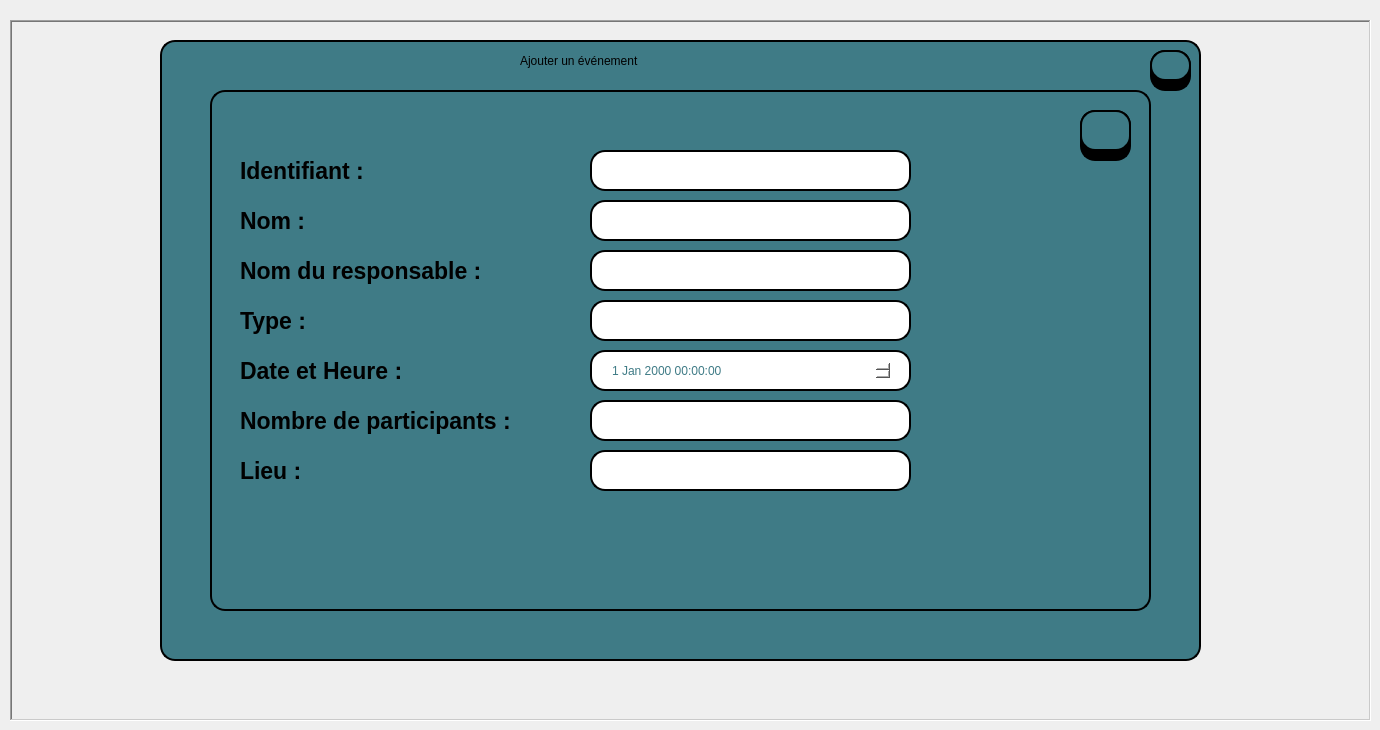
     <widget class="QWidget" name="tab_2">
      <attribute name="title">
       <string>Page</string>
      </attribute>
      <widget class="QLabel" name="label_21">
       <property name="geometry">
        <rect>
         <x>10</x>
         <y>20</y>
         <width>1361</width>
         <height>701</height>
        </rect>
       </property>
       <property name="font">
        <font>
         <pointsize>1</pointsize>
        </font>
       </property>
       <property name="frameShape">
        <enum>QFrame::Shape::WinPanel</enum>
       </property>
       <property name="frameShadow">
        <enum>QFrame::Shadow::Sunken</enum>
       </property>
       <property name="lineWidth">
        <number>2</number>
       </property>
       <property name="midLineWidth">
        <number>0</number>
       </property>
       <property name="text">
        <string/>
       </property>
      </widget>
      <widget class="QTableView" name="tableView_5">
       <property name="geometry">
        <rect>
         <x>160</x>
         <y>40</y>
         <width>1041</width>
         <height>621</height>
        </rect>
       </property>
       <property name="styleSheet">
        <string notr="true">background-color: rgb(63, 123, 134);
border: 2px solid #000000;
border-radius: 15px;</string>
       </property>
      </widget>
      <widget class="QTableView" name="tableView_6">
       <property name="geometry">
        <rect>
         <x>210</x>
         <y>90</y>
         <width>941</width>
         <height>521</height>
        </rect>
       </property>
       <property name="styleSheet">
        <string notr="true">background-color: rgb(63, 123, 134);
border: 2px solid #000000;
border-radius: 15px;</string>
       </property>
      </widget>
      <widget class="QLabel" name="label_14">
       <property name="geometry">
        <rect>
         <x>240</x>
         <y>150</y>
         <width>181</width>
         <height>41</height>
        </rect>
       </property>
       <property name="font">
        <font>
         <family>Segoe UI</family>
         <pointsize>17</pointsize>
         <italic>false</italic>
         <bold>true</bold>
        </font>
       </property>
       <property name="text">
        <string>Identifiant :</string>
       </property>
      </widget>
      <widget class="QLabel" name="label_22">
       <property name="geometry">
        <rect>
         <x>520</x>
         <y>40</y>
         <width>471</width>
         <height>41</height>
        </rect>
       </property>
       <property name="styleSheet">
        <string notr="true">font: 600 22pt &quot;Segoe UI&quot;;
color: rgb(0, 0, 0);</string>
       </property>
       <property name="text">
        <string>Ajouter un événement</string>
       </property>
      </widget>
      <widget class="QLineEdit" name="lineEdit_id">
       <property name="geometry">
        <rect>
         <x>590</x>
         <y>150</y>
         <width>321</width>
         <height>41</height>
        </rect>
       </property>
       <property name="autoFillBackground">
        <bool>false</bool>
       </property>
       <property name="styleSheet">
        <string notr="true">border: 2px solid #000000;
border-radius: 15px;
background-color: rgb(255, 255, 255);</string>
       </property>
       <property name="readOnly">
        <bool>false</bool>
       </property>
      </widget>
      <widget class="QLabel" name="label_23">
       <property name="geometry">
        <rect>
         <x>240</x>
         <y>200</y>
         <width>181</width>
         <height>41</height>
        </rect>
       </property>
       <property name="font">
        <font>
         <family>Segoe UI</family>
         <pointsize>17</pointsize>
         <italic>false</italic>
         <bold>true</bold>
        </font>
       </property>
       <property name="text">
        <string>Nom :</string>
       </property>
      </widget>
      <widget class="QLabel" name="label_24">
       <property name="geometry">
        <rect>
         <x>240</x>
         <y>250</y>
         <width>381</width>
         <height>41</height>
        </rect>
       </property>
       <property name="font">
        <font>
         <family>Segoe UI</family>
         <pointsize>17</pointsize>
         <italic>false</italic>
         <bold>true</bold>
        </font>
       </property>
       <property name="text">
        <string>Nom du responsable :</string>
       </property>
      </widget>
      <widget class="QLabel" name="label_25">
       <property name="geometry">
        <rect>
         <x>240</x>
         <y>300</y>
         <width>181</width>
         <height>41</height>
        </rect>
       </property>
       <property name="font">
        <font>
         <family>Segoe UI</family>
         <pointsize>17</pointsize>
         <italic>false</italic>
         <bold>true</bold>
        </font>
       </property>
       <property name="text">
        <string>Type :</string>
       </property>
      </widget>
      <widget class="QLabel" name="label_26">
       <property name="geometry">
        <rect>
         <x>240</x>
         <y>350</y>
         <width>181</width>
         <height>41</height>
        </rect>
       </property>
       <property name="font">
        <font>
         <family>Segoe UI</family>
         <pointsize>17</pointsize>
         <italic>false</italic>
         <bold>true</bold>
        </font>
       </property>
       <property name="text">
        <string>Date et Heure :</string>
       </property>
      </widget>
      <widget class="QLabel" name="label_28">
       <property name="geometry">
        <rect>
         <x>240</x>
         <y>450</y>
         <width>181</width>
         <height>41</height>
        </rect>
       </property>
       <property name="font">
        <font>
         <family>Segoe UI</family>
         <pointsize>17</pointsize>
         <italic>false</italic>
         <bold>true</bold>
        </font>
       </property>
       <property name="text">
        <string>Lieu :</string>
       </property>
      </widget>
      <widget class="QLabel" name="label_29">
       <property name="geometry">
        <rect>
         <x>240</x>
         <y>400</y>
         <width>331</width>
         <height>41</height>
        </rect>
       </property>
       <property name="font">
        <font>
         <family>Segoe UI</family>
         <pointsize>17</pointsize>
         <italic>false</italic>
         <bold>true</bold>
        </font>
       </property>
       <property name="text">
        <string>Nombre de participants :</string>
       </property>
      </widget>
      <widget class="QLineEdit" name="lineEdit_nom">
       <property name="geometry">
        <rect>
         <x>590</x>
         <y>200</y>
         <width>321</width>
         <height>41</height>
        </rect>
       </property>
       <property name="styleSheet">
        <string notr="true">border: 2px solid #000000;
border-radius: 15px;
background-color: rgb(255, 255, 255);</string>
       </property>
      </widget>
      <widget class="QLineEdit" name="lineEdit_nomR">
       <property name="geometry">
        <rect>
         <x>590</x>
         <y>250</y>
         <width>321</width>
         <height>41</height>
        </rect>
       </property>
       <property name="styleSheet">
        <string notr="true">border: 2px solid #000000;
border-radius: 15px;
background-color: rgb(255, 255, 255);</string>
       </property>
      </widget>
      <widget class="QLineEdit" name="lineEdit_type">
       <property name="geometry">
        <rect>
         <x>590</x>
         <y>300</y>
         <width>321</width>
         <height>41</height>
        </rect>
       </property>
       <property name="styleSheet">
        <string notr="true">border: 2px solid #000000;
border-radius: 15px;
background-color: rgb(255, 255, 255);</string>
       </property>
      </widget>
      <widget class="QLineEdit" name="lineEdit_21">
       <property name="geometry">
        <rect>
         <x>590</x>
         <y>350</y>
         <width>321</width>
         <height>41</height>
        </rect>
       </property>
       <property name="styleSheet">
        <string notr="true">border: 2px solid #000000;
border-radius: 15px;
background-color: rgb(255, 255, 255);</string>
       </property>
      </widget>
      <widget class="QLineEdit" name="lineEdit_nbrp">
       <property name="geometry">
        <rect>
         <x>590</x>
         <y>400</y>
         <width>321</width>
         <height>41</height>
        </rect>
       </property>
       <property name="styleSheet">
        <string notr="true">border: 2px solid #000000;
border-radius: 15px;
background-color: rgb(255, 255, 255);</string>
       </property>
      </widget>
      <widget class="QLineEdit" name="lineEdit_lieu">
       <property name="geometry">
        <rect>
         <x>590</x>
         <y>450</y>
         <width>321</width>
         <height>41</height>
        </rect>
       </property>
       <property name="styleSheet">
        <string notr="true">border: 2px solid #000000;
border-radius: 15px;
background-color: rgb(255, 255, 255);</string>
       </property>
      </widget>
      <widget class="QLineEdit" name="lineEdit_68">
       <property name="geometry">
        <rect>
         <x>1150</x>
         <y>50</y>
         <width>41</width>
         <height>41</height>
        </rect>
       </property>
       <property name="styleSheet">
        <string notr="true">background-color:rgb(0, 0, 0);
border: 2px solid #000000;
border-radius: 15px;
</string>
       </property>
      </widget>
      <widget class="QPushButton" name="Quit_3">
       <property name="geometry">
        <rect>
         <x>1150</x>
         <y>50</y>
         <width>41</width>
         <height>31</height>
        </rect>
       </property>
       <property name="font">
        <font>
         <pointsize>12</pointsize>
         <bold>true</bold>
        </font>
       </property>
       <property name="styleSheet">
        <string notr="true">background-color:rgb(63, 123, 134);
border: 2px solid #000000;
border-radius: 15px;
</string>
       </property>
       <property name="text">
        <string/>
       </property>
       <property name="icon">
        <iconset theme="QIcon::ThemeIcon::ApplicationExit"/>
       </property>
       <property name="iconSize">
        <size>
         <width>25</width>
         <height>20</height>
        </size>
       </property>
      </widget>
      <widget class="QPushButton" name="save_event">
       <property name="geometry">
        <rect>
         <x>1080</x>
         <y>110</y>
         <width>51</width>
         <height>41</height>
        </rect>
       </property>
       <property name="font">
        <font>
         <pointsize>12</pointsize>
         <bold>true</bold>
        </font>
       </property>
       <property name="styleSheet">
        <string notr="true">background-color:rgb(63, 123, 134);
border: 2px solid #000000;
border-radius: 15px;
color: rgb(0, 0, 0);</string>
       </property>
       <property name="text">
        <string/>
       </property>
       <property name="icon">
        <iconset resource="image.qrc">
         <normaloff>:/save.png</normaloff>:/save.png</iconset>
       </property>
       <property name="iconSize">
        <size>
         <width>25</width>
         <height>26</height>
        </size>
       </property>
       <property name="flat">
        <bool>true</bool>
       </property>
      </widget>
      <widget class="QLineEdit" name="lineEdit_33">
       <property name="geometry">
        <rect>
         <x>1080</x>
         <y>110</y>
         <width>51</width>
         <height>51</height>
        </rect>
       </property>
       <property name="styleSheet">
        <string notr="true">background-color:rgb(0, 0, 0);
border: 2px solid #000000;
border-radius: 15px;
</string>
       </property>
      </widget>
      <widget class="QDateTimeEdit" name="date_event">
       <property name="geometry">
        <rect>
         <x>610</x>
         <y>360</y>
         <width>281</width>
         <height>21</height>
        </rect>
       </property>
       <property name="styleSheet">
        <string notr="true">border-radius: 15px;
background-color: rgb(255, 255, 255);
color: rgb(63, 123, 134);</string>
       </property>
      </widget>
      <zorder>label_21</zorder>
      <zorder>tableView_5</zorder>
      <zorder>tableView_6</zorder>
      <zorder>label_14</zorder>
      <zorder>label_22</zorder>
      <zorder>lineEdit_id</zorder>
      <zorder>label_23</zorder>
      <zorder>label_24</zorder>
      <zorder>label_25</zorder>
      <zorder>label_26</zorder>
      <zorder>label_28</zorder>
      <zorder>label_29</zorder>
      <zorder>lineEdit_nom</zorder>
      <zorder>lineEdit_nomR</zorder>
      <zorder>lineEdit_type</zorder>
      <zorder>lineEdit_21</zorder>
      <zorder>lineEdit_nbrp</zorder>
      <zorder>lineEdit_lieu</zorder>
      <zorder>lineEdit_68</zorder>
      <zorder>Quit_3</zorder>
      <zorder>lineEdit_33</zorder>
      <zorder>save_event</zorder>
      <zorder>date_event</zorder>
     </widget>
